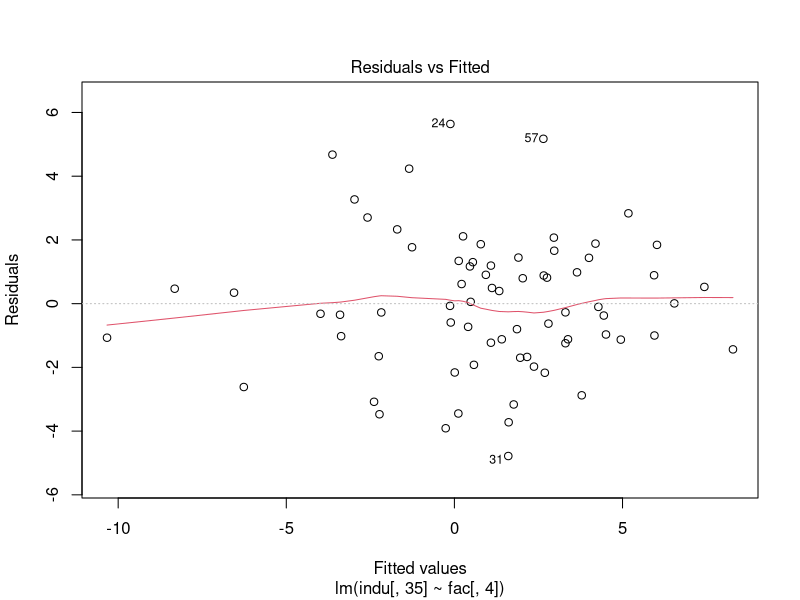
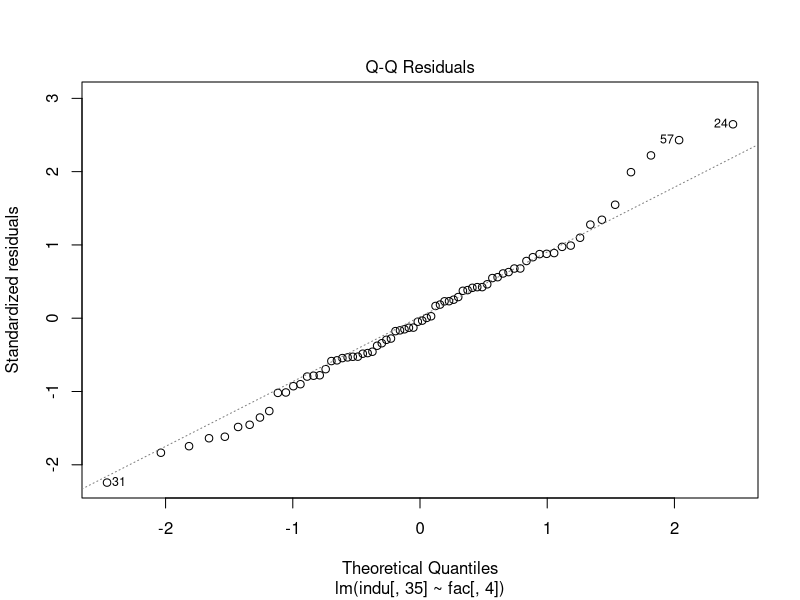
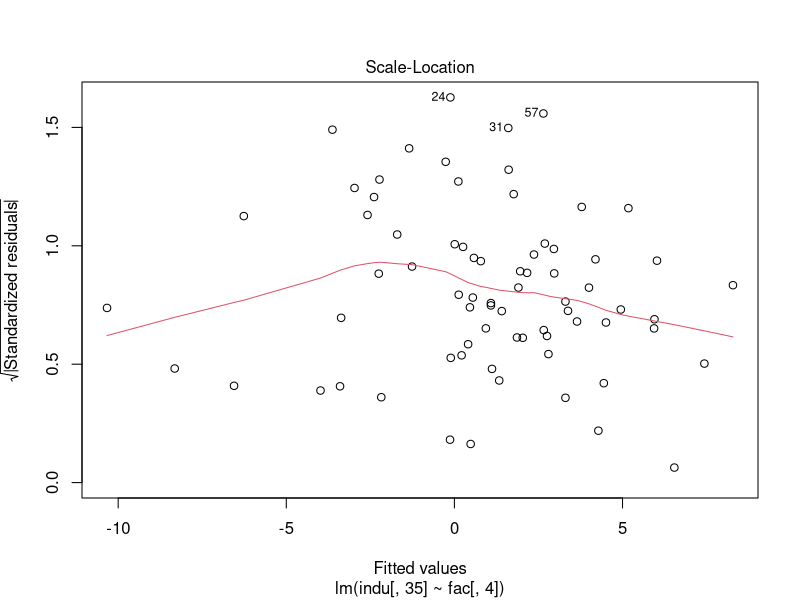
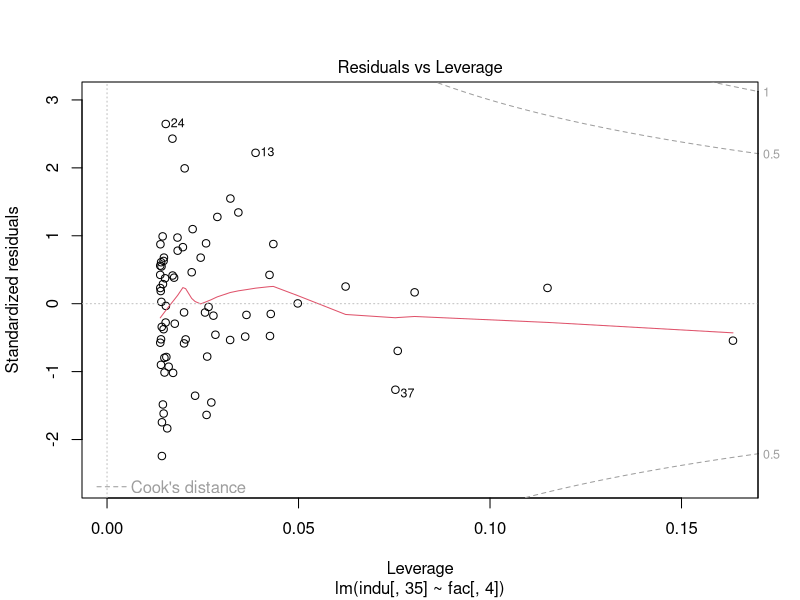
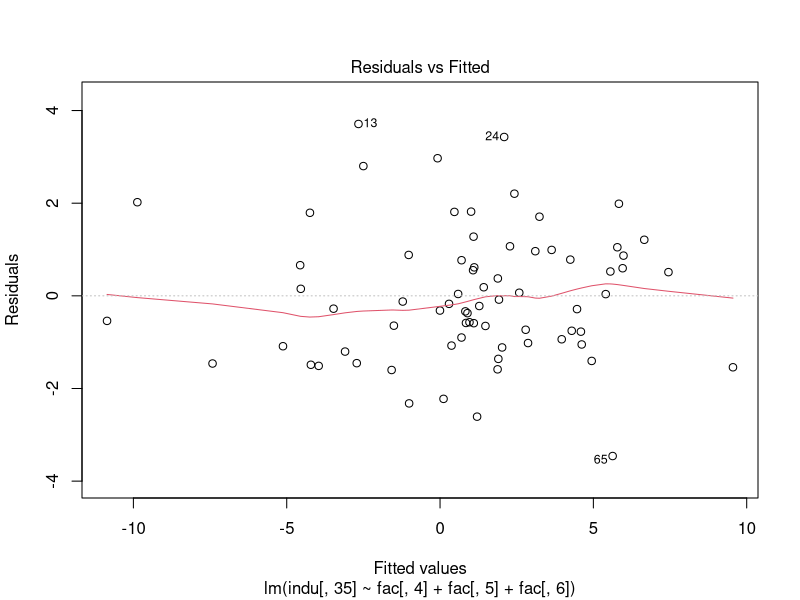
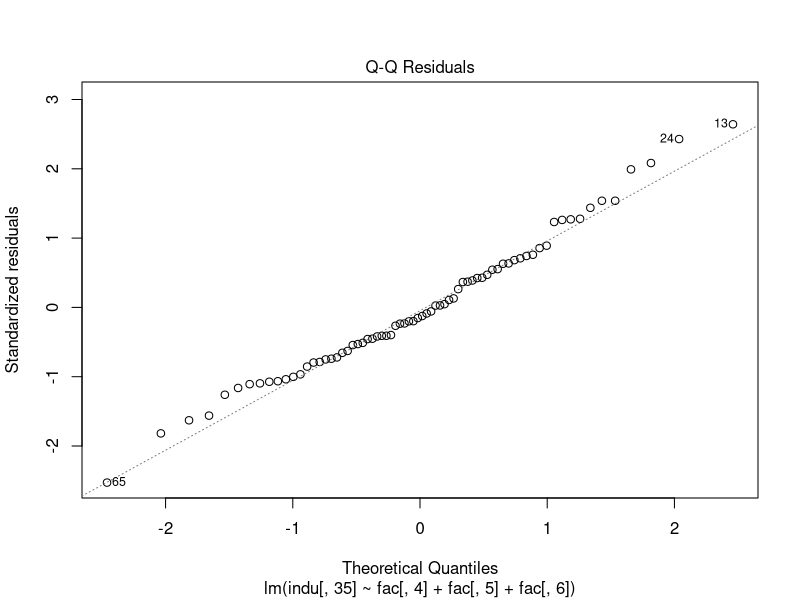
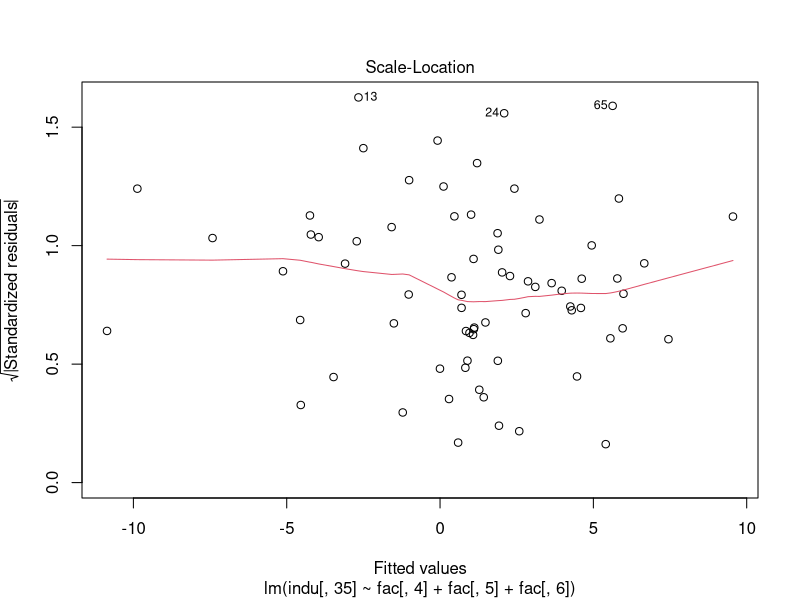
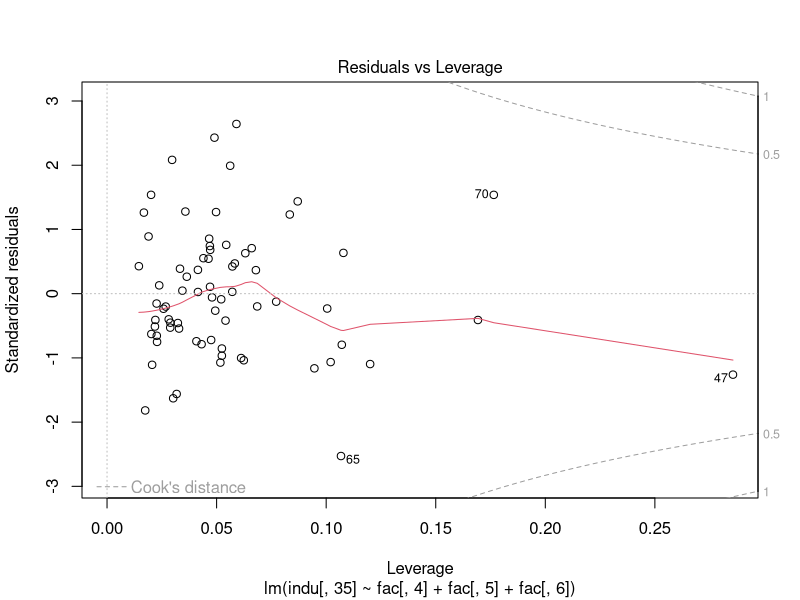

The R script that drew these images, in order:
setwd("D:/My Documents/GitHub/MBA6693") 
rm(list=ls()) #clear all variables out of the environment


##load required data from working diretory
fac <- read.csv("5factors.csv", header=TRUE)
indu <- read.csv("indu.csv", header=TRUE)

colnames(fac)



indu = indu - fac[,2] #compute the excess return


m1 <- lm(indu[,35] ~ fac[,4])
summary(m1)
plot(m1)


m2 <- lm(indu[,35] ~ fac[,4]+fac[,5]+fac[,6])
summary(m2)
plot(m2)


m3 <- lm(indu[,35] ~ fac[,4]+fac[,5]+fac[,6]+fac[,7]+fac[,8])
summary(m3)

plot(m3)


